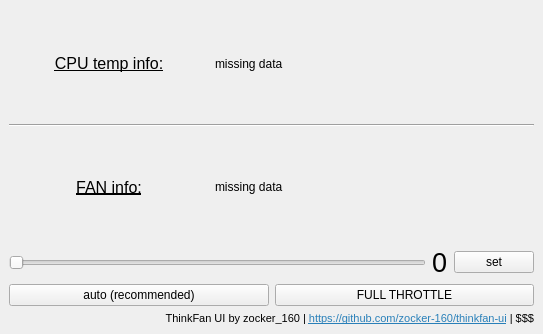
<?xml version="1.0" encoding="UTF-8"?>
<ui version="4.0">
 <class>MainWindow</class>
 <widget class="QMainWindow" name="MainWindow">
  <property name="geometry">
   <rect>
    <x>0</x>
    <y>0</y>
    <width>543</width>
    <height>334</height>
   </rect>
  </property>
  <property name="windowTitle">
   <string>ThinkFan UI</string>
  </property>
  <property name="windowIcon">
   <iconset resource="qt_ressources.qrc">
    <normaloff>:/icons/linux_packaging/thinkfan-ui.svg</normaloff>:/icons/linux_packaging/thinkfan-ui.svg</iconset>
  </property>
  <property name="iconSize">
   <size>
    <width>32</width>
    <height>32</height>
   </size>
  </property>
  <widget class="QWidget" name="centralwidget">
   <layout class="QVBoxLayout" name="verticalLayout">
    <item>
     <layout class="QHBoxLayout" name="horizontalLayout_3">
      <item>
       <widget class="QLabel" name="label">
        <property name="minimumSize">
         <size>
          <width>200</width>
          <height>0</height>
         </size>
        </property>
        <property name="font">
         <font>
          <pointsize>12</pointsize>
          <weight>50</weight>
          <italic>false</italic>
          <bold>false</bold>
          <underline>true</underline>
          <kerning>true</kerning>
         </font>
        </property>
        <property name="text">
         <string>&lt;html&gt;&lt;head/&gt;&lt;body&gt;&lt;p&gt;CPU temp info:&lt;/p&gt;&lt;/body&gt;&lt;/html&gt;</string>
        </property>
        <property name="alignment">
         <set>Qt::AlignCenter</set>
        </property>
       </widget>
      </item>
      <item>
       <widget class="QLabel" name="label_temp">
        <property name="sizePolicy">
         <sizepolicy hsizetype="Expanding" vsizetype="Expanding">
          <horstretch>0</horstretch>
          <verstretch>0</verstretch>
         </sizepolicy>
        </property>
        <property name="text">
         <string>missing data</string>
        </property>
        <property name="margin">
         <number>5</number>
        </property>
       </widget>
      </item>
     </layout>
    </item>
    <item>
     <widget class="Line" name="line">
      <property name="orientation">
       <enum>Qt::Horizontal</enum>
      </property>
     </widget>
    </item>
    <item>
     <layout class="QHBoxLayout" name="horizontalLayout_4">
      <item>
       <widget class="QLabel" name="label_2">
        <property name="minimumSize">
         <size>
          <width>200</width>
          <height>0</height>
         </size>
        </property>
        <property name="font">
         <font>
          <pointsize>12</pointsize>
          <underline>true</underline>
         </font>
        </property>
        <property name="text">
         <string>FAN info:</string>
        </property>
        <property name="alignment">
         <set>Qt::AlignCenter</set>
        </property>
       </widget>
      </item>
      <item>
       <widget class="QLabel" name="label_fan">
        <property name="sizePolicy">
         <sizepolicy hsizetype="Expanding" vsizetype="Expanding">
          <horstretch>0</horstretch>
          <verstretch>0</verstretch>
         </sizepolicy>
        </property>
        <property name="text">
         <string>missing data</string>
        </property>
        <property name="margin">
         <number>5</number>
        </property>
       </widget>
      </item>
     </layout>
    </item>
    <item>
     <layout class="QHBoxLayout" name="horizontalLayout">
      <item>
       <widget class="QSlider" name="slider">
        <property name="maximum">
         <number>7</number>
        </property>
        <property name="pageStep">
         <number>1</number>
        </property>
        <property name="orientation">
         <enum>Qt::Horizontal</enum>
        </property>
       </widget>
      </item>
      <item>
       <widget class="QLabel" name="slider_value">
        <property name="font">
         <font>
          <pointsize>20</pointsize>
         </font>
        </property>
        <property name="text">
         <string>0</string>
        </property>
       </widget>
      </item>
      <item>
       <widget class="QPushButton" name="button_set">
        <property name="text">
         <string>set</string>
        </property>
       </widget>
      </item>
     </layout>
    </item>
    <item>
     <layout class="QHBoxLayout" name="horizontalLayout_2">
      <item>
       <widget class="QPushButton" name="button_auto">
        <property name="text">
         <string>auto (recommended)</string>
        </property>
       </widget>
      </item>
      <item>
       <widget class="QPushButton" name="button_full">
        <property name="text">
         <string>FULL THROTTLE</string>
        </property>
       </widget>
      </item>
     </layout>
    </item>
    <item>
     <widget class="QLabel" name="label_3">
      <property name="font">
       <font>
        <pointsize>8</pointsize>
       </font>
      </property>
      <property name="text">
       <string>&lt;html&gt;&lt;head/&gt;&lt;body&gt;&lt;p&gt;ThinkFan UI by zocker_160 | &lt;a href=&quot;https://github.com/zocker-160/thinkfan-ui&quot;&gt;&lt;span style=&quot; text-decoration: underline; color:#2980b9;&quot;&gt;https://github.com/zocker-160/thinkfan-ui&lt;/span&gt;&lt;/a&gt;&lt;span style=&quot; color:#000000;&quot;&gt; | $$$&lt;/span&gt;&lt;/p&gt;&lt;/body&gt;&lt;/html&gt;</string>
      </property>
      <property name="alignment">
       <set>Qt::AlignRight|Qt::AlignTrailing|Qt::AlignVCenter</set>
      </property>
      <property name="textInteractionFlags">
       <set>Qt::LinksAccessibleByKeyboard|Qt::LinksAccessibleByMouse</set>
      </property>
     </widget>
    </item>
   </layout>
  </widget>
  <widget class="QMenuBar" name="menubar">
   <property name="geometry">
    <rect>
     <x>0</x>
     <y>0</y>
     <width>543</width>
     <height>34</height>
    </rect>
   </property>
  </widget>
 </widget>
 <resources>
  <include location="qt_ressources.qrc"/>
 </resources>
 <connections>
  <connection>
   <sender>slider</sender>
   <signal>valueChanged(int)</signal>
   <receiver>slider_value</receiver>
   <slot>setNum(int)</slot>
   <hints>
    <hint type="sourcelabel">
     <x>394</x>
     <y>409</y>
    </hint>
    <hint type="destinationlabel">
     <x>680</x>
     <y>403</y>
    </hint>
   </hints>
  </connection>
 </connections>
</ui>
